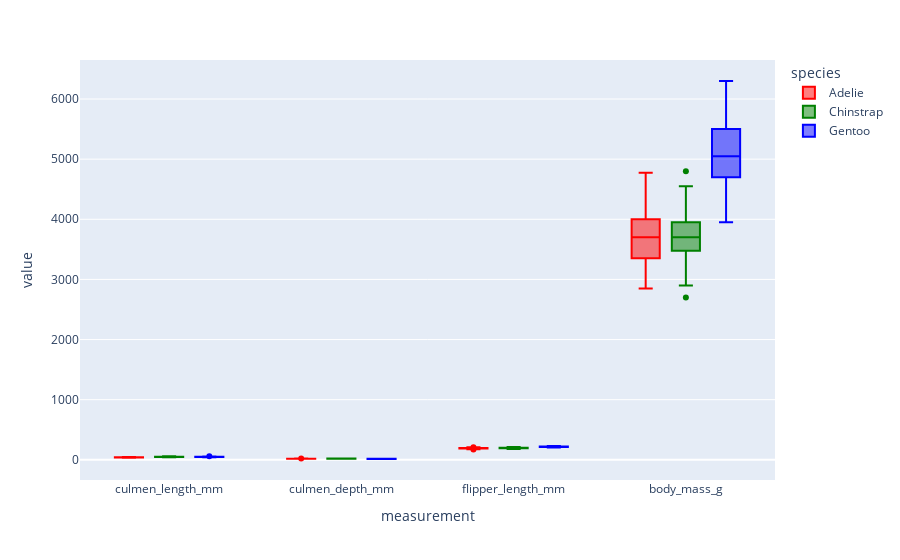

Notebook code for this chart:
### Code cell
df_long = df.melt(id_vars=['species'],
                  value_vars=num_features,
                  var_name='measurement')

color_discrete_map = {
    "Adelie": 'red',
    "Chinstrap": 'green',
    "Gentoo": 'blue'
}

fig = px.box(df_long,
             x='measurement',
             y='value',
             color='species',
             color_discrete_map=color_discrete_map)

fig.show()

### Figure 1 — Plotly figure (JSON) as saved in the notebook; plotly's stock layout.template omitted (floating-point values rounded to 4 significant figures; data arrays with more than 128 entries replaced by an {"elided": "..."} marker saying what was removed)
{"data": [{"alignmentgroup": "True", "hovertemplate": "species=Adelie<br>measurement=%{x}<br>value=%{y}<extra></extra>", "legendgroup": "Adelie", "marker": {"color": "red"}, "name": "Adelie", "notched": false, "offsetgroup": "Adelie", "orientation": "v", "showlegend": true, "type": "box", "x": {"elided": "584 str values"}, "x0": " ", "xaxis": "x", "y": {"elided": "584 float values"}, "y0": " ", "yaxis": "y"}, {"alignmentgroup": "True", "hovertemplate": "species=Chinstrap<br>measurement=%{x}<br>value=%{y}<extra></extra>", "legendgroup": "Chinstrap", "marker": {"color": "green"}, "name": "Chinstrap", "notched": false, "offsetgroup": "Chinstrap", "orientation": "v", "showlegend": true, "type": "box", "x": {"elided": "272 str values"}, "x0": " ", "xaxis": "x", "y": {"elided": "272 float values"}, "y0": " ", "yaxis": "y"}, {"alignmentgroup": "True", "hovertemplate": "species=Gentoo<br>measurement=%{x}<br>value=%{y}<extra></extra>", "legendgroup": "Gentoo", "marker": {"color": "blue"}, "name": "Gentoo", "notched": false, "offsetgroup": "Gentoo", "orientation": "v", "showlegend": true, "type": "box", "x": {"elided": "480 str values"}, "x0": " ", "xaxis": "x", "y": {"elided": "480 float values"}, "y0": " ", "yaxis": "y"}], "layout": {"autosize": true, "boxmode": "group", "legend": {"title": {"text": "species"}, "tracegroupgap": 0}, "margin": {"t": 60}, "xaxis": {"anchor": "y", "autorange": true, "domain": [0, 1], "range": [-0.5163, 3.516], "title": {"text": "measurement"}, "type": "category"}, "yaxis": {"anchor": "x", "autorange": true, "domain": [0, 1], "range": [-336.2, 6649.0], "title": {"text": "value"}, "type": "linear"}}}
